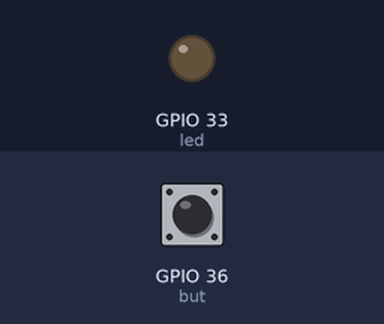
Simulated run of this sketch. Board: ESP32. On the bench: output pins drawn as LEDs (lit = HIGH). Dashed ring = blinking. Inputs (shaded band) come from the test bench; at power-on: GPIO 36 (but) LOW.

Above: at 1.2 s.
1.3 s: GPIO 36 (but) pulled HIGH for 1 s
At 3.0 s:
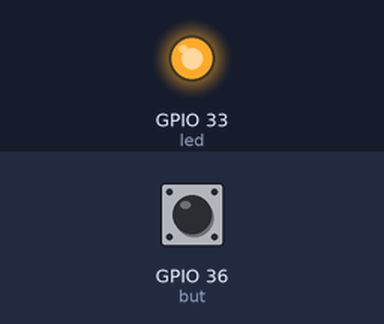
3.8 s: GPIO 36 (but) pulled HIGH for 0.15 s
At 4.3 s:
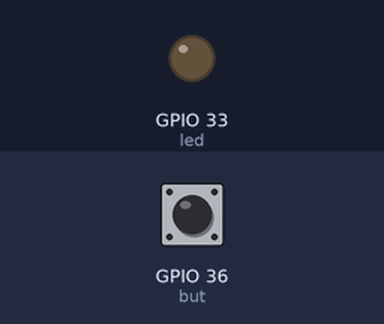
5.4 s: GPIO 36 (but) pulled HIGH for 3.2 s
At 5.5 s:
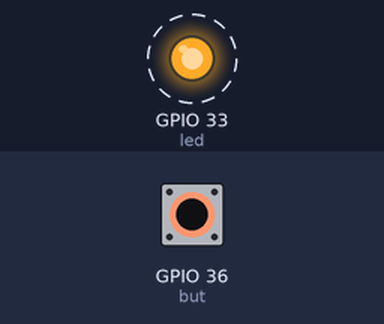
Timing chart, 0 to 9.9 s (numbered marks = the images above; inputs shaded):
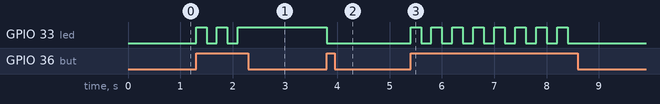

The sketch:

Leitura_digital.ino
```cpp
int led = 33;
int but = 36;


void setup() {

pinMode(led,OUTPUT);
pinMode(but,INPUT);
}

void loop() {

  if(digitalRead(but)==1)
  {
     digitalWrite(led,!digitalRead(led));
     delay(200);
  }


}
```

Measured:
- after the input at 1.3 s, GPIO 33 (led): alternates HIGH for 0.20 s and LOW for 0.20 s, 5 changes in all, then stays HIGH, starting at once
- after the input at 3.8 s, GPIO 33 (led): HIGH → LOW at once
- after the input at 5.4 s, GPIO 33 (led): alternates HIGH for 0.20 s and LOW for 0.20 s, 16 changes in all, then stays LOW, starting at once
